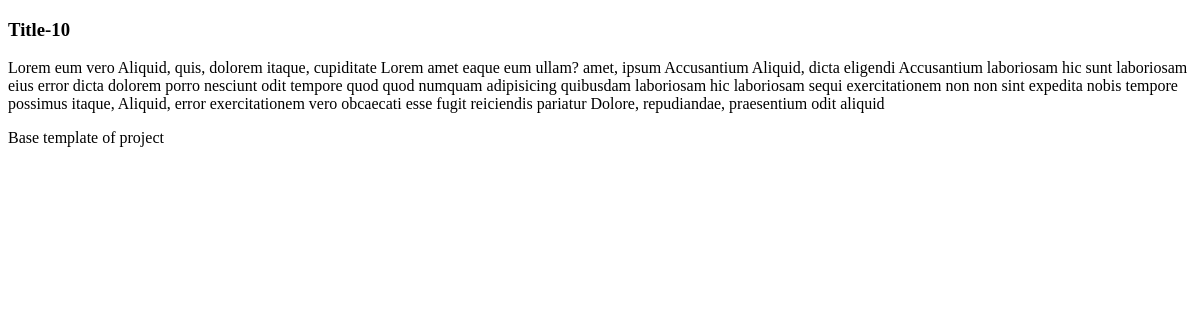
Page /temp/post/100/ on the earlier database version.
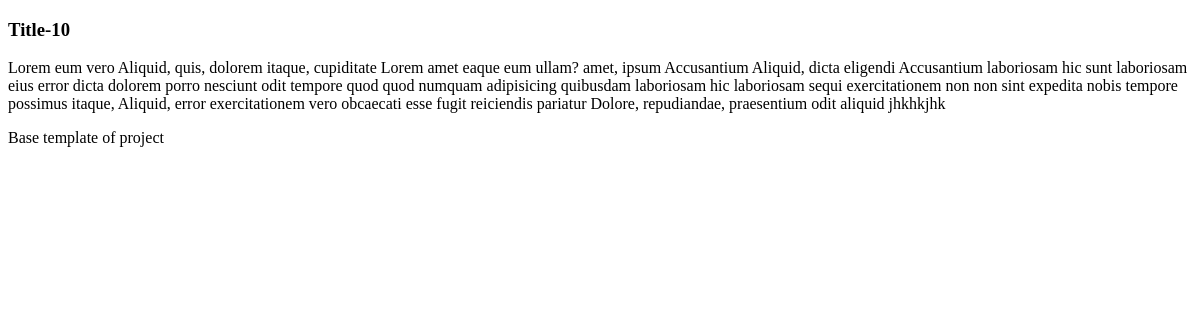
Same page on the later database version.
### tmpltapp/models.py (models this page shows, shortened)
class Post(models.Model):
    title = models.CharField(max_length=100)
    content = models.TextField()
    author = models.ForeignKey(Author, on_delete=models.CASCADE)

### tmpltapp/views.py (the view)
# urls.py: path('post/<int:post_id>/', post_full, name='post_full'),
def post_full(request, post_id):
    post = get_object_or_404(Post, pk=post_id)
    return render(request, 'tmpltapp/post_full.html', {'post': post})

### tmpltapp/templates/tmpltapp/post_full.html (shortened to what this page needs)
{% extends 'base.html' %}
{% block content %}
    <h3>{{ post.title }}</h3>
    <p>{{ post.content }}</p>
{% endblock %}

### templates/base.html (shortened to what this page needs)
<!DOCTYPE html>
<html lang="en">
<head>
</head>
<body>
    {% block content %}{% endblock %}
<footer>Base template of project</footer>
</body>
</html>

Differences in the rows shown:
changed Post "Title-10": content "…repudiandae, praesentium odit aliquid" → "…repudiandae, praesentium odit aliquid jhkhkjhk"
